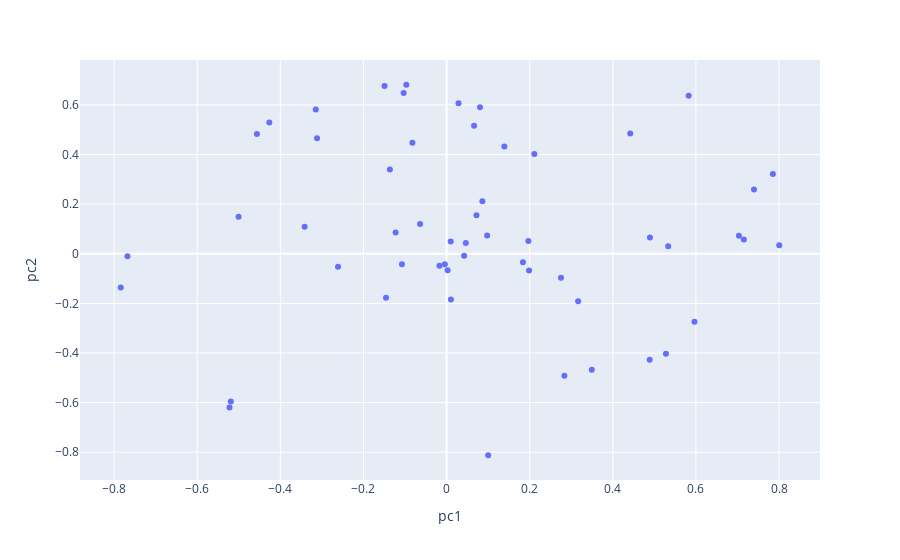

The code cell stored with this chart in its notebook:
### Code cell
import plotly.express as px
fig = px.scatter(corr0, x = 'pc1', y = 'pc2')
fig.show()
